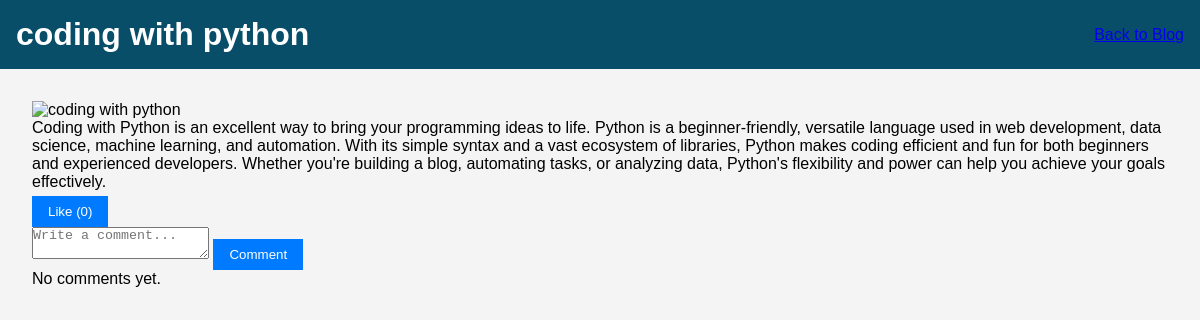
Page /blog/1/ on the committed database.
### myapp/models.py (models this page shows)
class techblog(models.Model):
    title = models.CharField(max_length=100)
    discription = models.TextField()
    photo = models.ImageField(upload_to='pics/',null=True,blank=True)
    likes = models.PositiveIntegerField(default=0)

### myapp/views.py (the view)
# urls.py: path('blog/<int:post_id>/', post_detail, name='post_detail'),  # Detail page for posts
def post_detail(request, post_id):
    post = get_object_or_404(techblog, id=post_id)
    return render(request, 'post_detail.html', {'post': post})

### template/post_detail.html (shortened to what this page needs)
{% load static %}
<!DOCTYPE html>
<html lang="en">
<head>
    <link rel="stylesheet" href="{% static 'css/main.css' %}">
</head>
<body>
<header>
    <h1>{{ post.title }}</h1>
    <a href="{% url 'myapp:blog' %}">Back to Blog</a>
</header>
<main>
    <article>
        <img src="https://tse4.mm.bing.net/th?id=OIP.D4llCkUDMVP7mHbADkQvwwHaHa&pid=Api&P=0&h=180" alt="{{ post.title }}">
        <p>{{ post.discription }}</p>
    </article>
    <div class="post-actions">
        <button onclick="likePost({{ post.id }})">Like (<span id="like-count-{{ post.id }}">{{ post.likes }}</span>)</button>
    </div>
    <div class="comment-section">
        <textarea id="comment-input-{{ post.id }}" placeholder="Write a comment..."></textarea>
        <button onclick="submitComment({{ post.id }})">Comment</button>
    </div>
    <div id="comments-{{ post.id }}">
        {% for comment in post.comments.all %}
            <p><strong>{{ comment.user }}</strong>: {{ comment.text }}</p>
        {% empty %}
            <p>No comments yet.</p>
        {% endfor %}
    </div>
</main>
</body>
</html>

### static/css/main.css (style rules this page uses)
* { margin: 0; padding: 0; box-sizing: border-box; }
body { font-family: Arial, sans-serif; background-color: #f4f4f4; }
header { background-color: rgb(9, 78, 105); color: white; padding: 1rem; display: flex; justify-content: space-between; align-items: center; }
main { padding: 2rem; }
button { background-color: #007BFF; color: white; border: none; padding: 0.5rem 1rem; margin-top: 0.3rem; cursor: pointer; }

### rows in the picture
techblog: title "coding with python", discription "Coding with Python is an excellent way to bring your programming ideas to life. Python is a beginner-friendly, versatile language used in web development, data science, machine learning, and automation. With its simple syntax and a vast ecosystem of libraries, Python makes coding efficient and fun for both beginners and experienced developers. Whether you're building a blog, automating tasks, or analyzing data, Python's flexibility and power can help you achieve your goals effectively.", likes "0", id "Write a comment..."
